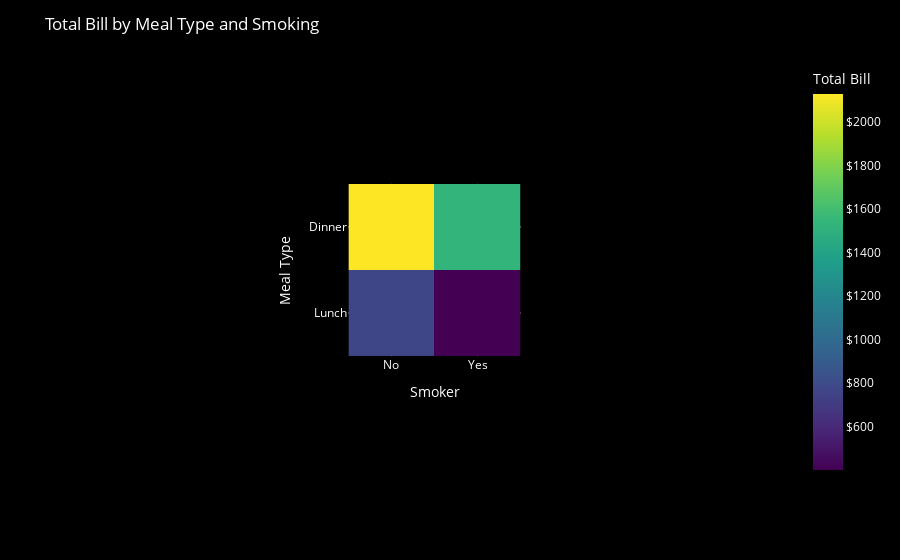

The code cell stored with this chart in its notebook:
### Code cell
# Group by time and smoker, calculate total_bill sum
heatmap_data = df.groupby(['time', 'smoker'])['total_bill'].sum().reset_index()

# Pivot the data to prepare for heatmap
heatmap_data_pivot = heatmap_data.pivot(index='time', columns='smoker', values='total_bill')

# Create a heatmap using Plotly
fig = px.imshow(
    heatmap_data_pivot,
    labels=dict(x="Smoker", y="Meal Type", color="Total Bill"),
    x=heatmap_data_pivot.columns.tolist(),  # ['No', 'Yes']
    y=heatmap_data_pivot.index.tolist(),    # ['Dinner']
    color_continuous_scale='Viridis'  # Choose a colorscale
)

# Customize layout
fig.update_layout(
    title='Total Bill by Meal Type and Smoking',
    plot_bgcolor='black',  # Set background color
    paper_bgcolor='black',  # Set background color
    font_color='white',  # Set font color
    coloraxis_colorbar=dict(
        title='Total Bill',  # Colorbar title
        tickprefix='$',  # Prefix for tick labels
    )
)

# Show plot
fig.show()

### Figure 1 — Plotly figure (JSON) as saved in the notebook; plotly's stock layout.template omitted (floating-point values rounded to 4 significant figures)
{"data": [{"coloraxis": "coloraxis", "hovertemplate": "Smoker: %{x}<br>Meal Type: %{y}<br>Total Bill: %{z}<extra></extra>", "name": "0", "type": "heatmap", "x": ["No", "Yes"], "xaxis": "x", "y": ["Dinner", "Lunch"], "yaxis": "y", "z": [[2130.0, 1530.0], [767.3, 400.2]]}], "layout": {"autosize": true, "coloraxis": {"colorbar": {"tickprefix": "$", "title": {"text": "Total Bill"}}, "colorscale": [[0, "#440154"], [0.1111, "#482878"], [0.2222, "#3e4989"], [0.3333, "#31688e"], [0.4444, "#26828e"], [0.5556, "#1f9e89"], [0.6667, "#35b779"], [0.7778, "#6ece58"], [0.8889, "#b5de2b"], [1, "#fde725"]]}, "font": {"color": "white"}, "margin": {"t": 60}, "paper_bgcolor": "black", "plot_bgcolor": "black", "title": {"text": "Total Bill by Meal Type and Smoking"}, "xaxis": {"anchor": "y", "autorange": true, "constrain": "domain", "domain": [0.3786, 0.6214], "range": [-0.5, 1.5], "scaleanchor": "y", "title": {"text": "Smoker"}, "type": "category"}, "yaxis": {"anchor": "x", "autorange": true, "constrain": "domain", "domain": [0, 1], "range": [1.5, -0.5], "title": {"text": "Meal Type"}, "type": "category"}}}
